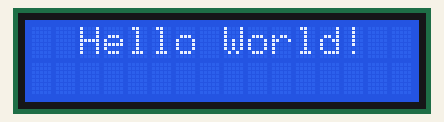
Bench run of a sketch on a simulated Arduino Uno, built with avr-gcc and run on an emulated ATmega328P. Shown: 16×2 character LCD.

Above: at 0.1 s.
At 3.1 s:
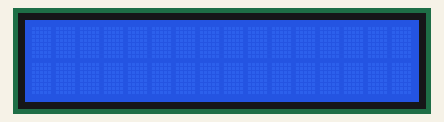

Measured:
- what the display in image 1 shows lasts 3.0 s, from 3.1 s to 6.1 s

The sketch:

test_1.1.ino
```cpp
/* Name: LCD_Screen_Tester
 * Description: Prints "Hello World!" on LCD Display.
 * Date: 7/12/21
 */

//LiquidCrystal library used for LCD
#include <LiquidCrystal.h>

/*  PIN Layout
 * 1 = Enable
 * 2 = RS
 * 4-7 = D7-D4
 * RW = GND
 * VSS = GND
 * VCC = +
 * A = +
 * K = GDN
 * V0 = MID (POTENTIOMETER)
 *
 */

LiquidCrystal lcd(1, 2, 4, 5, 6, 7);

void setup() {
  // put your setup code here, to run once:
  lcd.begin(16,2); //Dimension of the LCD
}

//Blinking Hello World!
void loop() {
  // put your main code here, to run repeatedly:
  lcd.print("  Hello World! ");
  delay(3000);

  lcd.clear();
  delay(3000);
}
```
